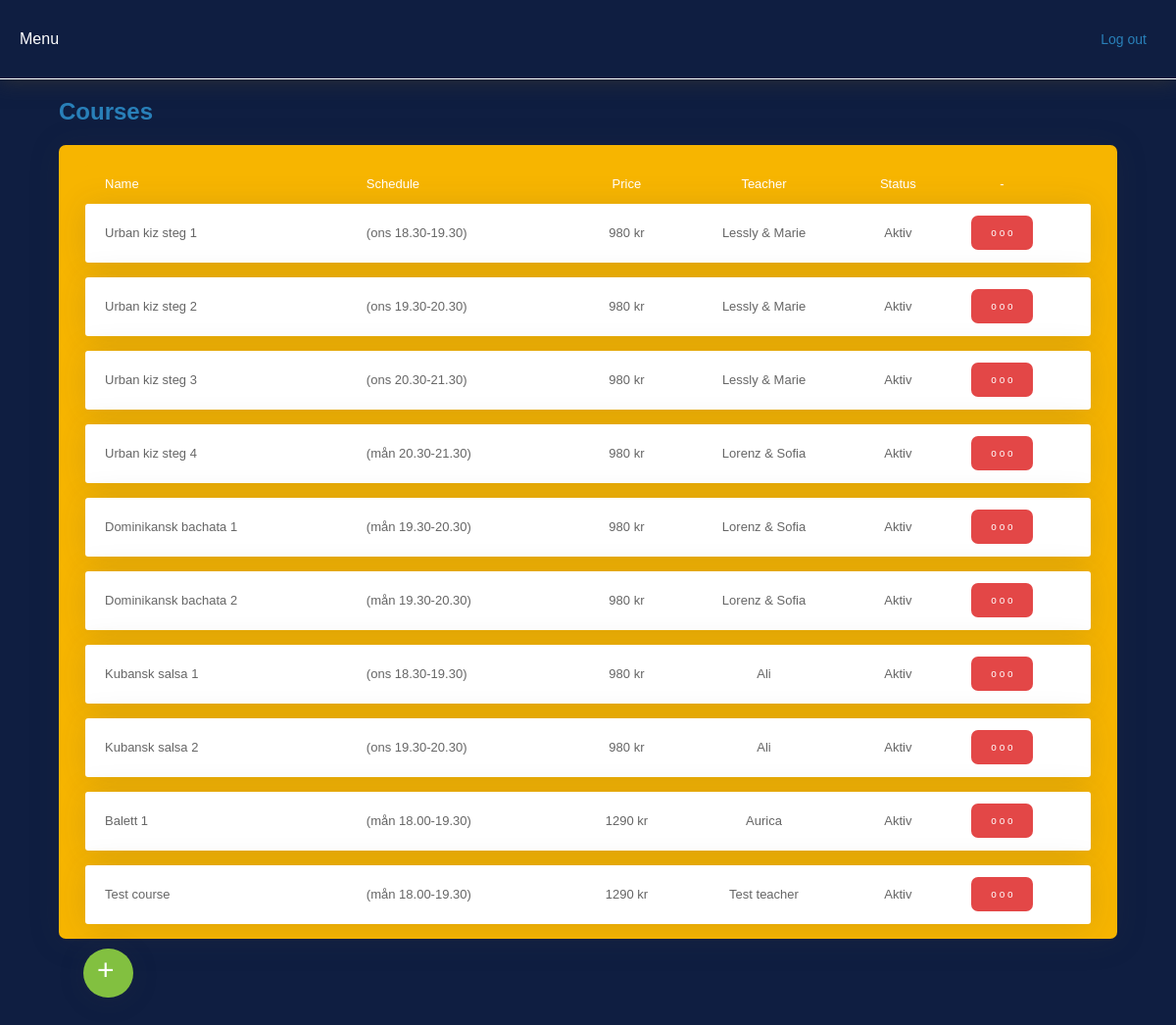
/admin/courses.php (signed in), run on an earlier commit of the app's database.
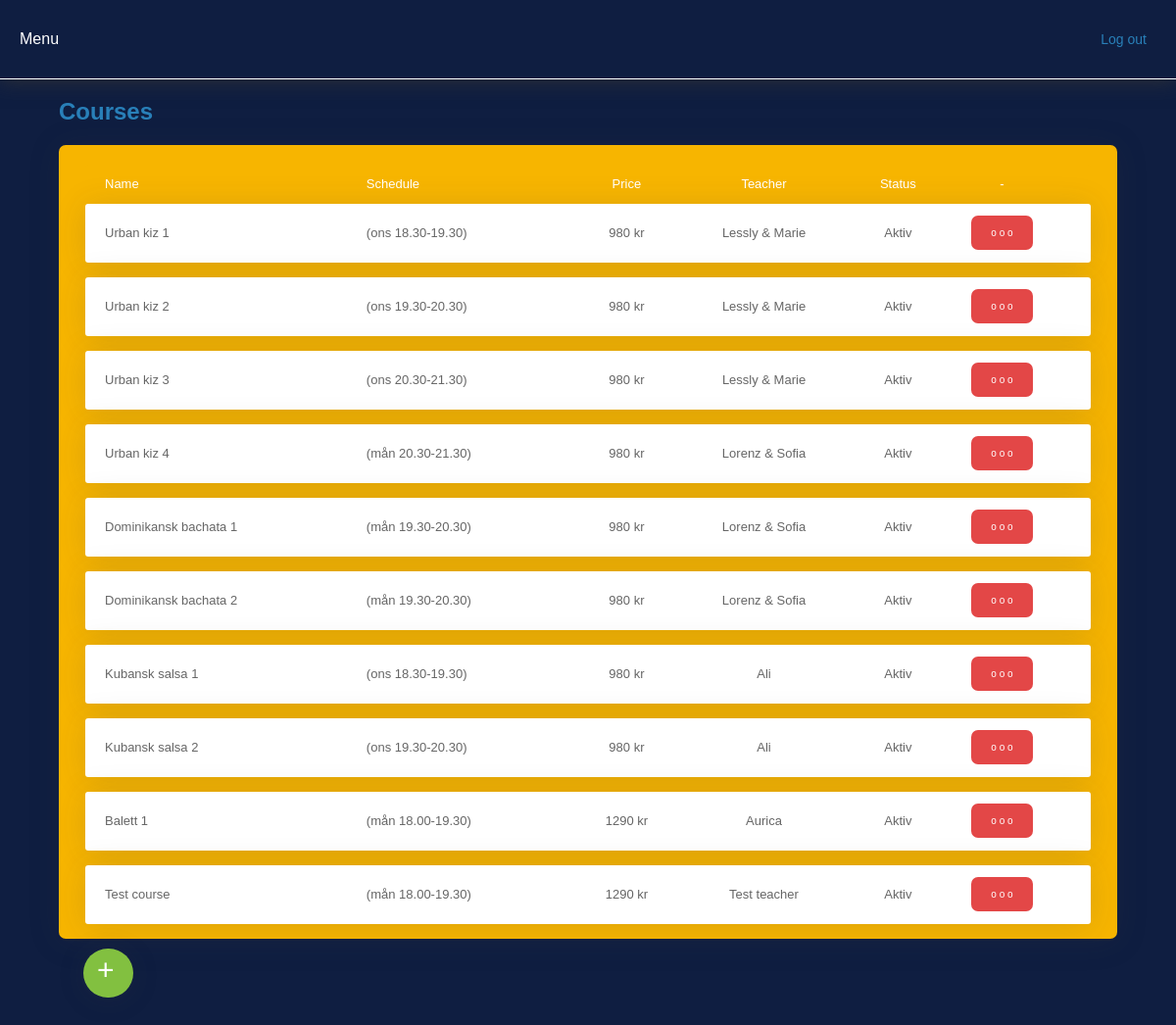
And on a later commit of the database.
### tables this page shows
CREATE TABLE `courses` (
  `id_course` int(11) NOT NULL,
  `name` varchar(255) DEFAULT NULL,
  `schedule` text,
  `term` int(11) DEFAULT NULL,
  `teacher` varchar(255) DEFAULT NULL,
  `category` int(11) DEFAULT '1',
  `price` varchar(255) DEFAULT NULL,
  `status` int(11) DEFAULT NULL
);

### inc/funciones.php (called while the page is built, shortened)
	<?php
function statusBinario($statusB)
{
	if ($statusB == 1) return "Aktiv";
	else return "Inaktiv";
}
			?>

### admin/inc/courses_list.php (the view, shortened to what this page needs)
<div class="user_div">
<table width="100%" cellspacing="0" class="table_user" style="background-color: #F7B500;margin: 20px auto 0; ">
    <tr height="40" style="color: #FFF;">
        <td width="26%" nowrap="nowrap" align="left" style="padding: 0 0 0 20px; border-bottom: 1px solid #F7B500;">Name</td>
        <td width="25%" nowrap="nowrap" align="left" style="padding: 0 0 0 20px; border-bottom: 1px solid #F7B500;">Schedule</td>
        <td width="5.64%" nowrap="nowrap" align="center" style="padding: 0 0 0 0; border-bottom: 1px solid #F7B500;">Price</td>
        <td width="21.66%" nowrap="nowrap" align="center" style="padding: 0 0 0 0; border-bottom: 1px solid #F7B500;">Teacher</td>
        <td width="5%" nowrap="nowrap" align="center" style="padding: 0 0 0 0; border-bottom: 1px solid #F7B500;">Status</td>
        <td width="16.66%" nowrap="nowrap" align="center" style="padding: 0 10px 0 0; border-bottom: 1px solid #F7B500;">-</td>
    </tr>
</table>
    <?php if ($row_DatosConsulta > 0) {  ?>
    <?php do { ?>
<table width="100%" cellspacing="0" class="table_user" style="margin: 0 auto 15px; box-shadow: 0 .15rem 2rem 0 rgba(58,59,69,.15)!important;">
    <tr class="line" height="60">
        <td width="26%" nowrap="nowrap" align="left" style="padding: 0 0 0 20px;"><?php echo $row_DatosConsulta['name']; ?></td>
        <td width="25%" nowrap="nowrap" align="left" style="padding: 0 0 0 20px;"><?php echo $row_DatosConsulta['schedule']; ?></td>
        <td width="5.64%" nowrap="nowrap" align="center" style="padding: 0 0 0 0;"><?php echo $row_DatosConsulta['price']; ?> kr</td>
        <td width="21.66%" nowrap="nowrap" align="center" style="padding: 0 0 0 0;"><?php echo $row_DatosConsulta['teacher']; ?></td>
        <td width="5%" nowrap="nowrap" align="center" style="padding: 0 0 0 0;"><?php echo statusBinario($row_DatosConsulta['status']); ?></td>
        <td width="16.66%" nowrap="nowrap" align="center" style="padding: 0 10px 0 0;">
        <div class="arternative">
            <button class="artbtn">o o o</button>
        </div>
        </td>
    </tr>
    <?php } while ($row_DatosConsulta = mysqli_fetch_assoc($DatosConsulta));
    }
    else
    {  ?>
    <?php } ?>
</table>
</div>
<a href="courses.php?new=1"><div class="flying_button">+</div></a>

### admin/inc/menu.php (shortened to what this page needs)
<div class="dropdown">
    <button onclick="myFunction()" class="dropbtn">Menu</button>
</div>

What changed in the data, as far as the page shows it:
changed courses: name "Urban kiz steg 1" → "Urban kiz 1"
changed courses: name "Urban kiz steg 2" → "Urban kiz 2"
changed courses "(ons 20.30-21.30)": name "Urban kiz steg 3" → "Urban kiz 3"
changed courses "(mån 20.30-21.30)": name "Urban kiz steg 4" → "Urban kiz 4"
